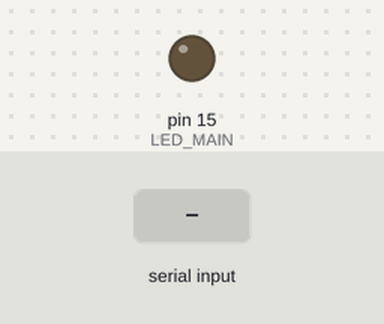
Simulated run of this sketch. Board: Arduino Uno, built with avr-gcc and run on an emulated ATmega328P. Parts: output pins drawn as LEDs (lit = HIGH). Inputs (shaded band) come from the test bench.

Above: at 1.2 s.
1.3 s: "1" received over Serial
At 2.5 s:
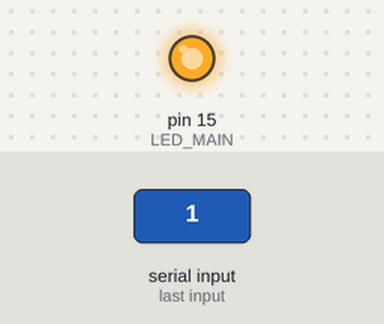
2.8 s: "0" received over Serial
At 3.6 s:
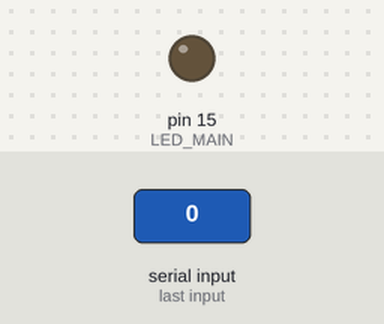
Timing chart, 0 to 5.8 s (numbered marks = the images above; inputs shaded):
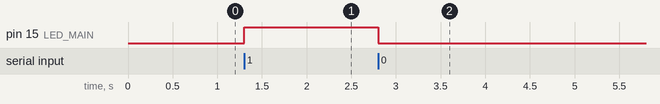

Measured:
- after the input at 1.3 s, pin 15 (LED_MAIN): LOW → HIGH at once
- after the input at 2.8 s, pin 15 (LED_MAIN): HIGH → LOW at once

The sketch:

listen-blink.ino
```cpp
#define LED_MAIN 15

// the setup function runs once when you press reset or power the board
void setup() {
  // initialize digital pin LED_BUILTIN as an output.
  pinMode(LED_MAIN, OUTPUT);
  Serial.begin(9600);  // Initialize serial communication
}

void loop() {
  if (Serial.available() > 0) {
    char command = Serial.read();

    if (command == '1') {
      digitalWrite(LED_MAIN, HIGH);  // Turn LED on
    }
    else if (command == '0') {
      digitalWrite(LED_MAIN, LOW);   // Turn LED off
    }
  }
}
```
